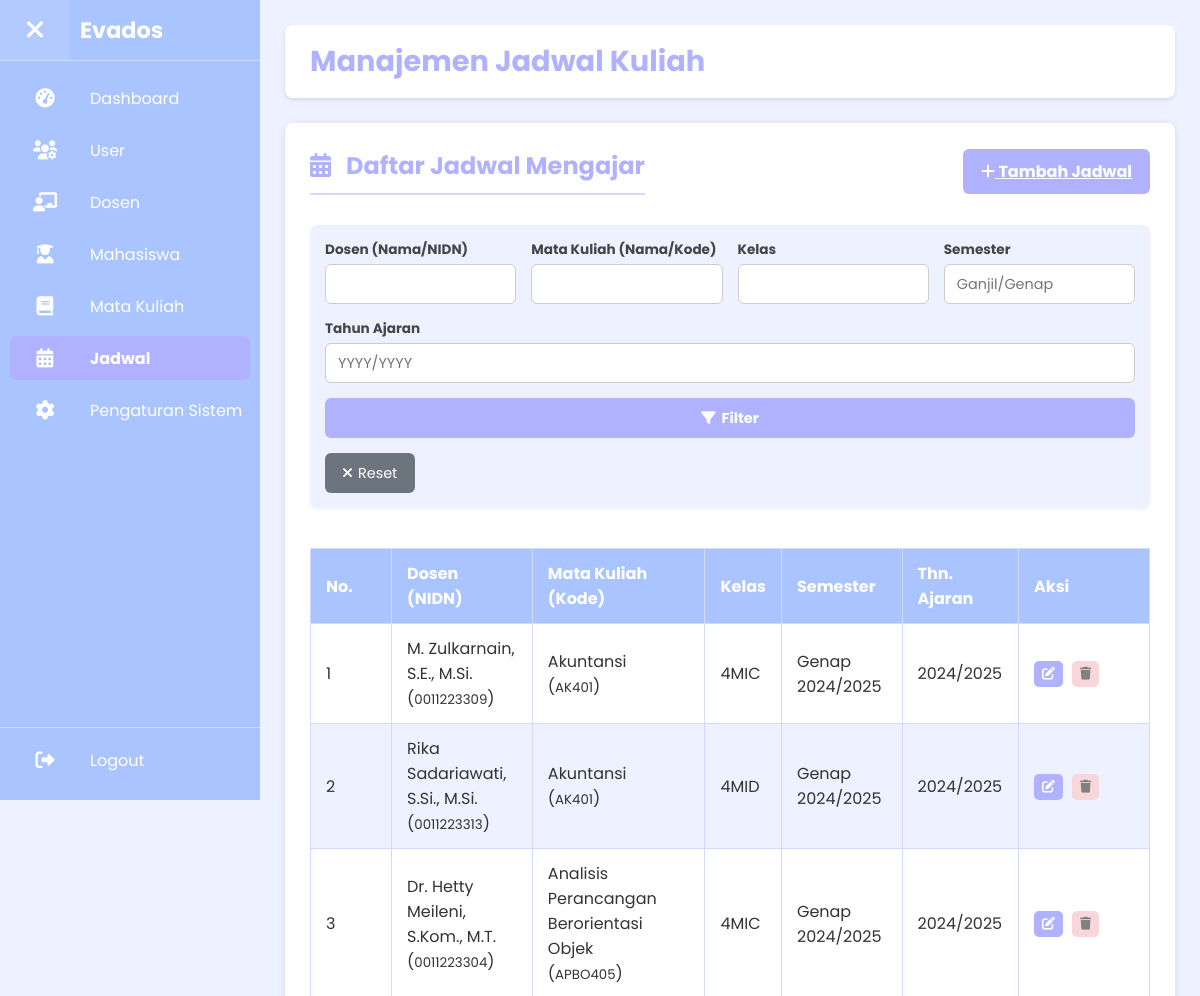
Before: /admin/admin_manage_jadwal.php (signed in, upper part) with the older database file.
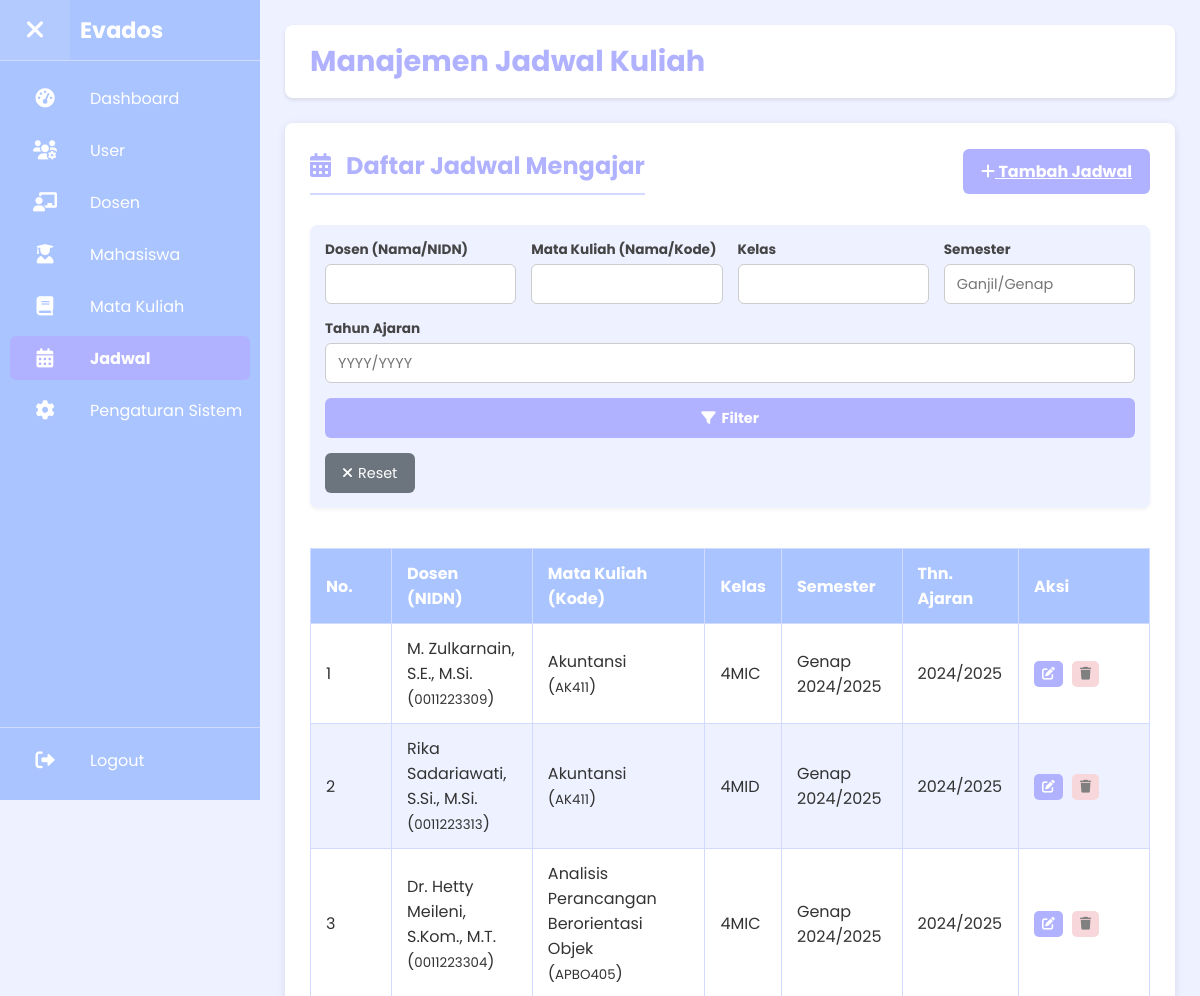
After: the same page with the newer database file.
### tables this page shows
CREATE TABLE `jadwal_mengajar` (
  `jadwal_id` int(11) NOT NULL,
  `dosen_user_id` int(11) NOT NULL,
  `mk_id` int(11) NOT NULL,
  `nama_kelas` varchar(20) NOT NULL,
  `semester` varchar(50) NOT NULL,
  `tahun_ajaran` varchar(10) NOT NULL
);

CREATE TABLE `dosen` (
  `user_id` int(11) NOT NULL,
  `nidn` varchar(30) NOT NULL,
  `department` varchar(100) DEFAULT NULL,
  `profile_photo_url` varchar(255) DEFAULT NULL
);

CREATE TABLE `mata_kuliah` (
  `mk_id` int(11) NOT NULL,
  `kode_mk` varchar(20) NOT NULL,
  `nama_mk` varchar(100) NOT NULL
);

### admin/admin_manage_jadwal.php (the view, shortened to what this page needs)
<?php
require_once '../config/db.php';
$page_title = "Manajemen Jadwal Kuliah";
$current_page_php = basename($_SERVER['PHP_SELF']);
$limit = 10;
$page = isset($_GET['page_jadwal']) && is_numeric($_GET['page_jadwal']) ? (int) $_GET['page_jadwal'] : 1;
$offset = ($page - 1) * $limit;
$jadwal_list = [];
$search_jadwal_dosen = isset($_GET['search_dosen']) ? trim($_GET['search_dosen']) : '';
$search_jadwal_mk = isset($_GET['search_mk']) ? trim($_GET['search_mk']) : '';
$search_jadwal_kelas = isset($_GET['search_kelas']) ? trim($_GET['search_kelas']) : '';
$search_jadwal_semester = isset($_GET['search_semester']) ? trim($_GET['search_semester']) : '';
$search_jadwal_tahun = isset($_GET['search_tahun']) ? trim($_GET['search_tahun']) : '';
$sql_base_jadwal = "FROM jadwal_mengajar jm
                    JOIN Auth_Users au_dosen ON jm.dosen_user_id = au_dosen.user_id
                    JOIN Dosen d ON au_dosen.user_id = d.user_id
                    JOIN mata_kuliah mk ON jm.mk_id = mk.mk_id
                    WHERE 1=1";
$sql_conditions_jadwal = "";
$params_list_jadwal = [];
$types_list_jadwal = "";
$sql_jadwal_list_select = "SELECT jm.jadwal_id, au_dosen.full_name as nama_dosen, d.nidn, mk.nama_mk, mk.kode_mk, jm.nama_kelas, jm.semester, jm.tahun_ajaran ";
$sql_jadwal_list_query = $sql_jadwal_list_select . $sql_base_jadwal . $sql_conditions_jadwal . " ORDER BY jm.tahun_ajaran DESC, jm.semester DESC, mk.nama_mk ASC, jm.nama_kelas ASC LIMIT ? OFFSET ?";
$params_list_jadwal_paginated = $params_list_jadwal;
$params_list_jadwal_paginated[] = $limit;
$params_list_jadwal_paginated[] = $offset;
$types_list_jadwal_paginated = $types_list_jadwal . "ii";
$stmt_jadwal_list = $conn->prepare($sql_jadwal_list_query);
if ($stmt_jadwal_list) {
    if (!empty($types_list_jadwal_paginated)) {
        $stmt_jadwal_list->bind_param($types_list_jadwal_paginated, ...$params_list_jadwal_paginated);
    }
    $stmt_jadwal_list->execute();
    $result_jadwal_list = $stmt_jadwal_list->get_result();
    if ($result_jadwal_list) {
        while ($row = $result_jadwal_list->fetch_assoc()) {
            $jadwal_list[] = $row;
        }
    }
} else {
    $error_message = "Gagal mempersiapkan daftar jadwal: " . $conn->error;
}
?>
<!DOCTYPE html>
<html lang="id">
<head>
    <link rel="stylesheet" href="../css/style.css">
    <link rel="stylesheet" href="https://cdnjs.cloudflare.com/ajax/libs/font-awesome/6.0.0-beta3/css/all.min.css">
</head>
<body>
    <div class="mahasiswa-layout">
        <aside class="sidebar" id="sidebar">
            <div class="sidebar-top-section">
                <button class="sidebar-toggle" id="sidebarToggle" aria-label="Toggle Sidebar"><i
                        class="fas fa-bars"></i></button>
                <div class="sidebar-header">
                    <h3 class="logo-text">Evados</h3>
                </div>
            </div>
            <nav class="sidebar-menu">
                <ul>
                    <li><a href="admin_dashboard.php"
                            class="<?php echo ($current_page_php == 'admin_dashboard.php') ? 'active' : ''; ?>"><i
                                class="fas fa-tachometer-alt"></i> <span class="menu-text">Dashboard</span></a></li>
                    <li><a href="admin_manage_users.php"
                            class="<?php echo (strpos($current_page_php, 'admin_manage_users.php') !== false || strpos($current_page_php, 'admin_edit_user.php') !== false) ? 'active' : ''; ?>"><i
                                class="fas fa-users-cog"></i> <span class="menu-text">User</span></a></li>
                    <li><a href="admin_manage_dosen.php"
                            class="<?php echo (strpos($current_page_php, 'admin_manage_dosen.php') !== false || strpos($current_page_php, 'admin_edit_dosen.php') !== false) ? 'active' : ''; ?>"><i
                                class="fas fa-chalkboard-teacher"></i> <span class="menu-text">Dosen</span></a></li>
                    <li><a href="admin_manage_mahasiswa.php"
                            class="<?php echo (strpos($current_page_php, 'admin_manage_mahasiswa.php') !== false || strpos($current_page_php, 'admin_edit_mahasiswa.php') !== false) ? 'active' : ''; ?>"><i
                                class="fas fa-user-graduate"></i> <span class="menu-text">Mahasiswa</span></a>
                    </li>
                    <li><a href="admin_manage_matakuliah.php"
                            class="<?php echo (strpos($current_page_php, 'admin_manage_matakuliah.php') !== false || strpos($current_page_php, 'admin_edit_matakuliah.php') !== false) ? 'active' : ''; ?>"><i
                                class="fas fa-book"></i> <span class="menu-text">Mata Kuliah</span></a></li>
                    <li><a href="admin_manage_jadwal.php"
                            class="<?php echo (strpos($current_page_php, 'admin_manage_jadwal.php') !== false || strpos($current_page_php, 'admin_edit_jadwal.php') !== false) ? 'active' : ''; ?>"><i
                                class="fas fa-calendar-alt"></i> <span class="menu-text">Jadwal</span></a>
                    </li>
                    <li><a href="admin_settings.php"
                            class="<?php echo ($current_page_php == 'admin_settings.php') ? 'active' : ''; ?>"><i
                                class="fas fa-cog"></i> <span class="menu-text">Pengaturan Sistem</span></a></li>
                </ul>
            </nav>
            <div class="sidebar-logout-section">
                <a href="../logout.php" class="logout-link"><i class="fas fa-sign-out-alt"></i> <span
                        class="menu-text">Logout</span></a>
            </div>
        </aside>
        <main class="main-content" id="mainContent">
            <header class="header">
                <h1><?php echo htmlspecialchars($page_title); ?></h1>
            </header>
            <section class="content-card">
                <div class="page-header-actions">
                    <h2><i class="fas fa-calendar-alt"></i> Daftar Jadwal Mengajar</h2>
                    <a href="admin_edit_jadwal.php?action=add" class="btn-login"
                        style="width:auto; padding: 10px 18px;"><i class="fas fa-plus"></i> Tambah Jadwal</a>
                </div>
                <form action="admin_manage_jadwal.php" method="GET" class="filter-form">
                    <div class="input-group">
                        <label for="search_dosen">Dosen (Nama/NIDN)</label>
                        <input type="text" name="search_dosen" id="search_dosen"
                            value="<?php echo htmlspecialchars($search_jadwal_dosen); ?>">
                    </div>
                    <div class="input-group">
                        <label for="search_mk">Mata Kuliah (Nama/Kode)</label>
                        <input type="text" name="search_mk" id="search_mk"
                            value="<?php echo htmlspecialchars($search_jadwal_mk); ?>">
                    </div>
                    <div class="input-group">
                        <label for="search_kelas">Kelas</label>
                        <input type="text" name="search_kelas" id="search_kelas"
                            value="<?php echo htmlspecialchars($search_jadwal_kelas); ?>">
                    </div>
                    <div class="input-group">
                        <label for="search_semester">Semester</label>
                        <input type="text" name="search_semester" id="search_semester" placeholder="Ganjil/Genap"
                            value="<?php echo htmlspecialchars($search_jadwal_semester); ?>">
                    </div>
                    <div class="input-group">
                        <label for="search_tahun">Tahun Ajaran</label>
                        <input type="text" name="search_tahun" id="search_tahun" placeholder="YYYY/YYYY"
                            value="<?php echo htmlspecialchars($search_jadwal_tahun); ?>">
                    </div>
                    <button type="submit" class="btn-login btn-filter-action"><i class="fas fa-filter"></i>
                        Filter</button>
                    <a href="admin_manage_jadwal.php" class="btn-filter-action btn-reset-filter"><i
                            class="fas fa-times"></i> Reset</a>
                </form>
                <div style="overflow-x: auto;">
                    <table class="dosen-table">
                        <thead>
                            <tr>
                                <th style="width: 50px;">No.</th>
                                <th>Dosen (NIDN)</th>
                                <th>Mata Kuliah (Kode)</th>
                                <th>Kelas</th>
                                <th>Semester</th>
                                <th>Thn. Ajaran</th>
                                <th style="min-width:100px;">Aksi</th>
                            </tr>
                        </thead>
                        <tbody>
                            <?php if (!empty($jadwal_list)): ?>
                                <?php $nomor = $offset + 1; ?>
                                <?php foreach ($jadwal_list as $jadwal): ?>
                                    <tr>
                                        <td><?php echo $nomor++; ?></td>
                                        <td><?php echo htmlspecialchars($jadwal['nama_dosen']) . "<br>(<small>" . htmlspecialchars($jadwal['nidn']) . "</small>)"; ?>
                                        </td>
                                        <td><?php echo htmlspecialchars($jadwal['nama_mk']) . "<br>(<small>" . htmlspecialchars($jadwal['kode_mk']) . "</small>)"; ?>
                                        </td>
                                        <td><?php echo htmlspecialchars($jadwal['nama_kelas']); ?></td>
                                        <td><?php echo htmlspecialchars($jadwal['semester']); ?></td>
                                        <td><?php echo htmlspecialchars($jadwal['tahun_ajaran']); ?></td>
                                        <td class="btn-action-group">
                                            <a href="admin_edit_jadwal.php?jadwal_id=<?php echo $jadwal['jadwal_id']; ?>"
                                                class="btn-penilaian" style="font-size:0.8em; padding: 4px 8px;" title="Ubah"><i
                                                    class="fas fa-edit"></i></a>
                                            <a href="admin_manage_jadwal.php?action=delete&jadwal_id=<?php echo $jadwal['jadwal_id']; ?>"
                                                class="btn-penilaian"
                                                style="font-size:0.8em; padding: 4px 8px; background-color: var(--error-color);"
                                                title="Hapus"
                                                onclick="return confirmDeleteJadwal(<?php echo $jadwal['jadwal_id']; ?>, '<?php echo htmlspecialchars(addslashes($jadwal['nama_mk'] . ' - ' . $jadwal['nama_dosen'] . ' - ' . $jadwal['nama_kelas'])); ?>');">
                                                <i class="fas fa-trash btn-delete-icon"></i>
                                            </a>
                                        </td>
                                    </tr>
                                <?php endforeach; ?>
                            <?php endif; ?>
                        </tbody>
                    </table>
                </div>
            </section>
        </main>
    </div>
</body>
</html>

Changed rows visible on the page:
changed through a linked row, jadwal_mengajar "M. Zulkarnain, S.E., M.Si.": mk.kode_mk "AK401" → "AK411"
changed through a linked row, jadwal_mengajar "4MID": mk.kode_mk "AK401" → "AK411"
